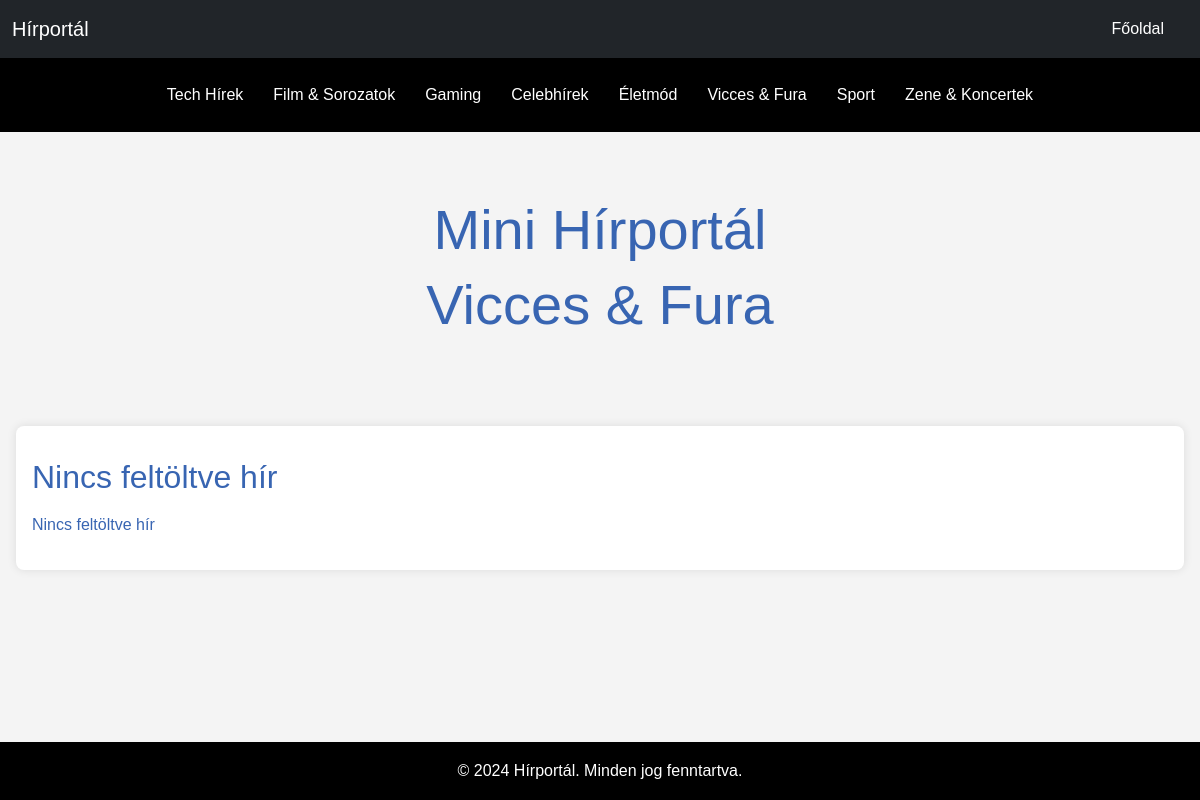
The app's page /?category=7, older data.
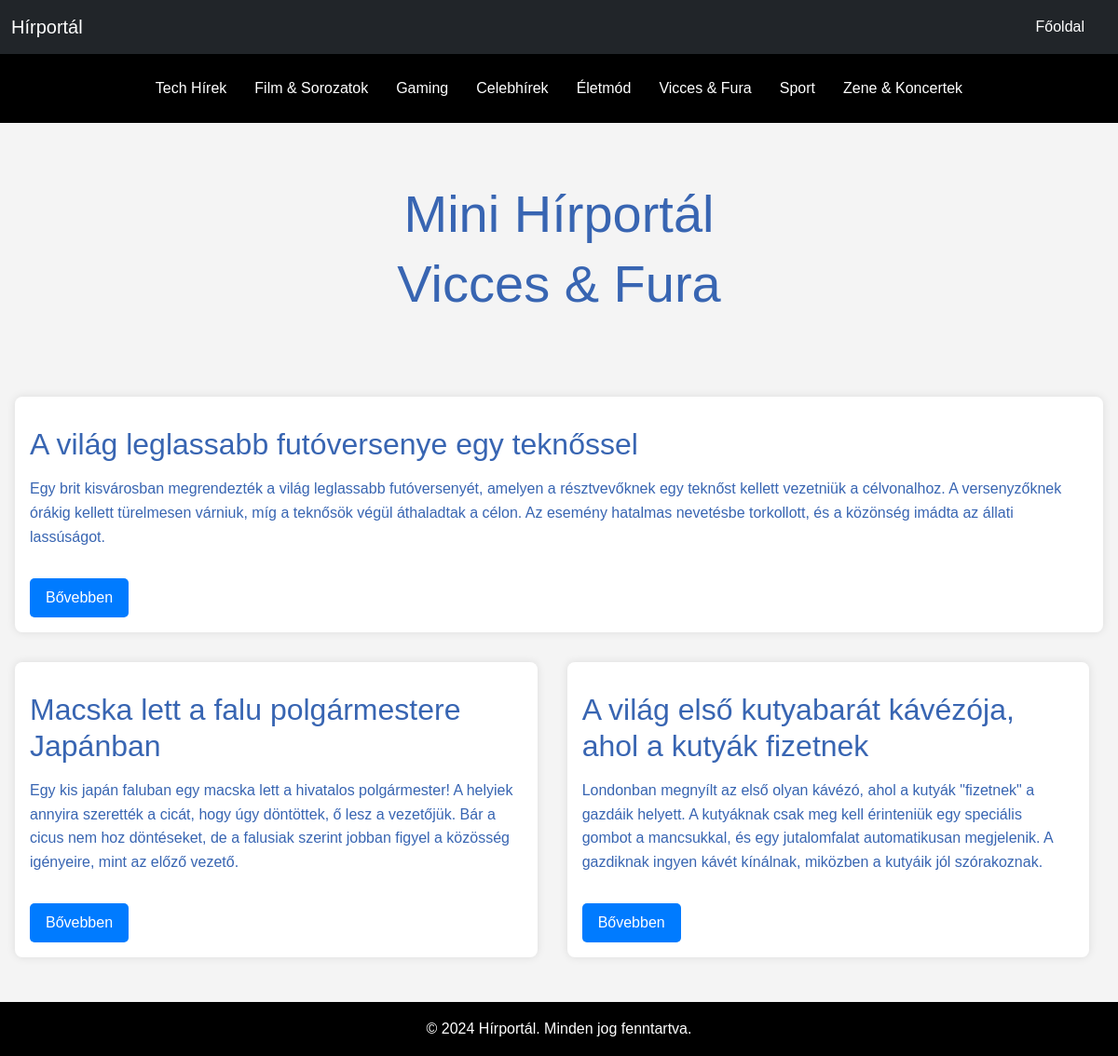
The same page, newer data.
### models.py (models this page shows, shortened)
class Menus(db.Model):
    id = db.Column(db.Integer,primary_key=True)
    name = db.Column(db.String(255),nullable=False)
    url = db.Column(db.String(255),nullable=False)

class News(db.Model):
    id = db.Column(db.Integer,primary_key=True)
    title = db.Column(db.String(255),nullable=False)
    content = db.Column(db.Text,nullable=False)
    author = db.Column(db.String(255),nullable=False)
    timestamp = db.Column(db.DateTime, default=datetime.now())
    category = db.Column(db.Integer ,db.ForeignKey("categories.id"))

### scripts/routes.py (the view)
@app.route('/')
def index():
    category = request.args.get('category')
    categories = Categories.query.all()
    category_id=[]
    if category:
        news = News.query.filter_by(category=category).all()
    else:
        news = News.query.all()
    urls = Menus.query.all()
    return render_template('index.html',urls=urls,news=news,categories=categories,category_id=category_id)

### scripts/templates/index.html
{% include 'header.html' %}
      <section class="text-center py-5">
        <div class="container">
          <h1 class="display-4">Mini Hírportál</h1>
          <h2 class="display-4 subtitle">Mini Hírportál</h2>
        </div>
      </section>
    <section class="main-news">
      <article class="news-item">
        {% if news %}
        <h2>{{news[0].title}}</h2>
        <p>{{news[0].content}}</p>
        <button class="btn read-more">Bővebben</button>
        {%else%}
        <h2>Nincs feltöltve hír</h2>
        <p>Nincs feltöltve hír</p>
        {%endif%}
      </article>
    </section>
    <section class="other-news">
      {% for new in news[1:]%}
      <article class="news-item">
        <h2>{{new.title}}</h2>
        <p class="news-content">{{new.content}}</p>
        <button class="btn read-more">Bővebben</button>
      </article>
    {%endfor%}
    </section>
{% include 'footer.html' %}

### scripts/templates/header.html (shortened to what this page needs)
<!DOCTYPE html>
<html lang="en">
<head>
    <link href="https://cdn.jsdelivr.net/npm/bootstrap@5.3.0/dist/css/bootstrap.min.css" rel="stylesheet">
    <link href="{{url_for('static',filename='css/style.css')}}" rel="stylesheet">
</head>
<body>
  <nav class="navbar navbar-expand-lg bg-dark">
    <div class="container-fluid">
      <a class="navbar-brand" href="/">Hírportál</a>
      <div class="collapse navbar-collapse" id="navbarNav">
        <ul class="navbar-nav ms-auto">
          {% for menu in urls %}
            {% if menu.name == "Főoldal" %}
              <li class="nav-item">
                  <a class="nav-link" href="{{menu.url}}">{{menu.name}}</a>
              </li>
            {% endif %}
          {% endfor %}
        </ul>
      </div>
    </div>
  </nav>
  <div class="container-fluid category-fluid">
    <div class="container">
      <div class="row">
        <div class="col-12">
          <div class="category-box">
            <ul class="category-row">
              {% for menu in urls %}
              {% if menu.name != "Főoldal" %}
                <li class="category-item">
                    <a class="nav-link" href="/?category={{menu.url}}">{{menu.name}}</a>
                </li>
              {% endif %}
            {% endfor %}
            </ul>
          </div>
        </div>
      </div>
    </div>
  </div>
  <main>

Row changes from the older to the newer data that the page shows:
added News: title "A világ leglassabb futóversenye egy teknőssel", content "Egy brit kisvárosban megrendezték a világ leglassabb futóversenyét, amelyen a résztvevőknek egy teknőst kellett vezetniük a célvonalhoz. A versenyzőknek órákig kellett türelmesen várniuk, míg a teknősök végül áthaladtak a célon. Az esemény hatalmas nevetésbe torkollott, és a közönség imádta az állati lassúságot."
added News: title "Macska lett a falu polgármestere Japánban", content "Egy kis japán faluban egy macska lett a hivatalos polgármester! A helyiek annyira szerették a cicát, hogy úgy döntöttek, ő lesz a vezetőjük. Bár a cicus nem hoz döntéseket, de a falusiak szerint jobban figyel a közösség igényeire, mint az előző vezető."
added News: title "A világ első kutyabarát kávézója, ahol a kutyák fizetnek", content "Londonban megnyílt az első olyan kávézó, ahol a kutyák \"fizetnek\" a gazdáik helyett. A kutyáknak csak meg kell érinteniük egy speciális gombot a mancsukkal, és egy jutalomfalat automatikusan megjelenik. A gazdiknak ingyen kávét kínálnak, miközben a kutyáik jól szórakoznak."
Text that changed along with them:
text no longer shown: "Nincs feltöltve hír Nincs feltöltve hír"
text now shown: "Bővebben"
